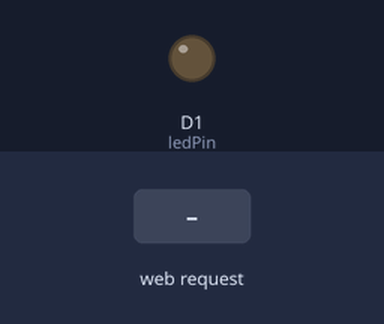
A sketch run on a simulated ESP8266 (NodeMCU). Parts: output pins drawn as LEDs (lit = HIGH). The inputs (shaded band) are chosen by the test bench. WiFi joins after 1.5 s; servers stay silent unless stated; what the sketch prints to the serial monitor is not drawn.

Above: at 2.7 s.
2.8 s: HTTP request GET /LED=ON received
At 3.5 s:
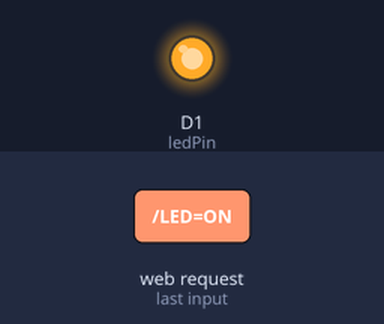
4.3 s: HTTP request GET /LED=OFF received
At 4.6 s:
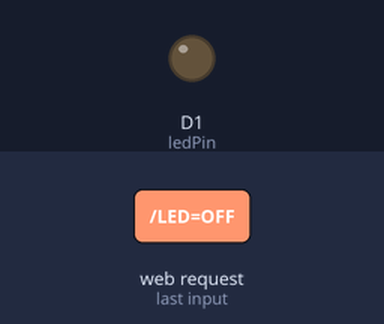
Timing chart, 0 to 7.3 s (numbered marks = the images above; inputs shaded):
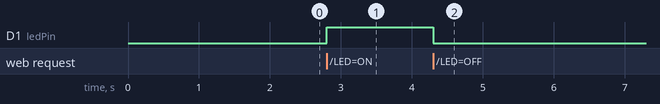

Measured:
- after the input at 2.8 s, D1 (ledPin): LOW → HIGH at once
- after the input at 4.3 s, D1 (ledPin): HIGH → LOW at once

The sketch:

Level_1.ino
```cpp
#include <ESP8266WiFi.h>

const char* ssid = "FACULTY";
const char* password = "@ce$$@F@culty";
int ledPin = D1; // GPIO13
WiFiServer server(80);

void setup() {
  Serial.begin(115200);
  delay(10);
  pinMode(ledPin, OUTPUT);
  digitalWrite(ledPin, LOW);

  // Connect to WiFi network
  Serial.println();
  Serial.println();
  Serial.print("Connecting to ");
  Serial.println(ssid);
  WiFi.begin(ssid, password);
  while (WiFi.status() != WL_CONNECTED) {
    delay(500);
    Serial.print(".");
  }
  Serial.println("");
  Serial.println("WiFi connected");

  // Start the server
  server.begin();
  Serial.println("Server started");

  // Print the IP address
  Serial.print("Use this URL to connect: ");
  Serial.print("http://");
  Serial.print(WiFi.localIP());
  Serial.println("/");
}

void loop() {
  // Check if a client has connected
  WiFiClient client = server.available();
  if (!client) {
    return;
  }

  // Wait until the client sends some data
  Serial.println("new client");
  while (!client.available()) {
    delay(1);
  }

  // Read the first line of the request
  String request = client.readStringUntil('\r');
  Serial.println(request);
  client.flush();

  // Match the request
  int value = LOW;
  if (request.indexOf("/LED=ON") != -1) {
    digitalWrite(ledPin, HIGH);
    value = HIGH;
  }
  if (request.indexOf("/LED=OFF") != -1) {
    digitalWrite(ledPin, LOW);
    value = LOW;
  }

  // Set ledPin according to the request

  // Return the response
  client.println("HTTP/1.1 200 OK");
  client.println("Content-Type: text/html");
  client.println(); // do not forget this one
  client.println("<!DOCTYPE HTML>");
  client.println("<html>");
  client.print("Led pin is now: ");
  if (value == HIGH) {
    client.print("On");
  } else {
    client.print("Off");
  }
  client.println("<br><br>");
  client.println("<a href=\"/LED=ON\"><button>Turn On </button></a>");
  client.println("<a href=\"/LED=OFF\"><button>Turn Off </button></a><br />");
  client.println("</html>");
  delay(1);
  Serial.println("Client disconnected");
  Serial.println("");
}
```
